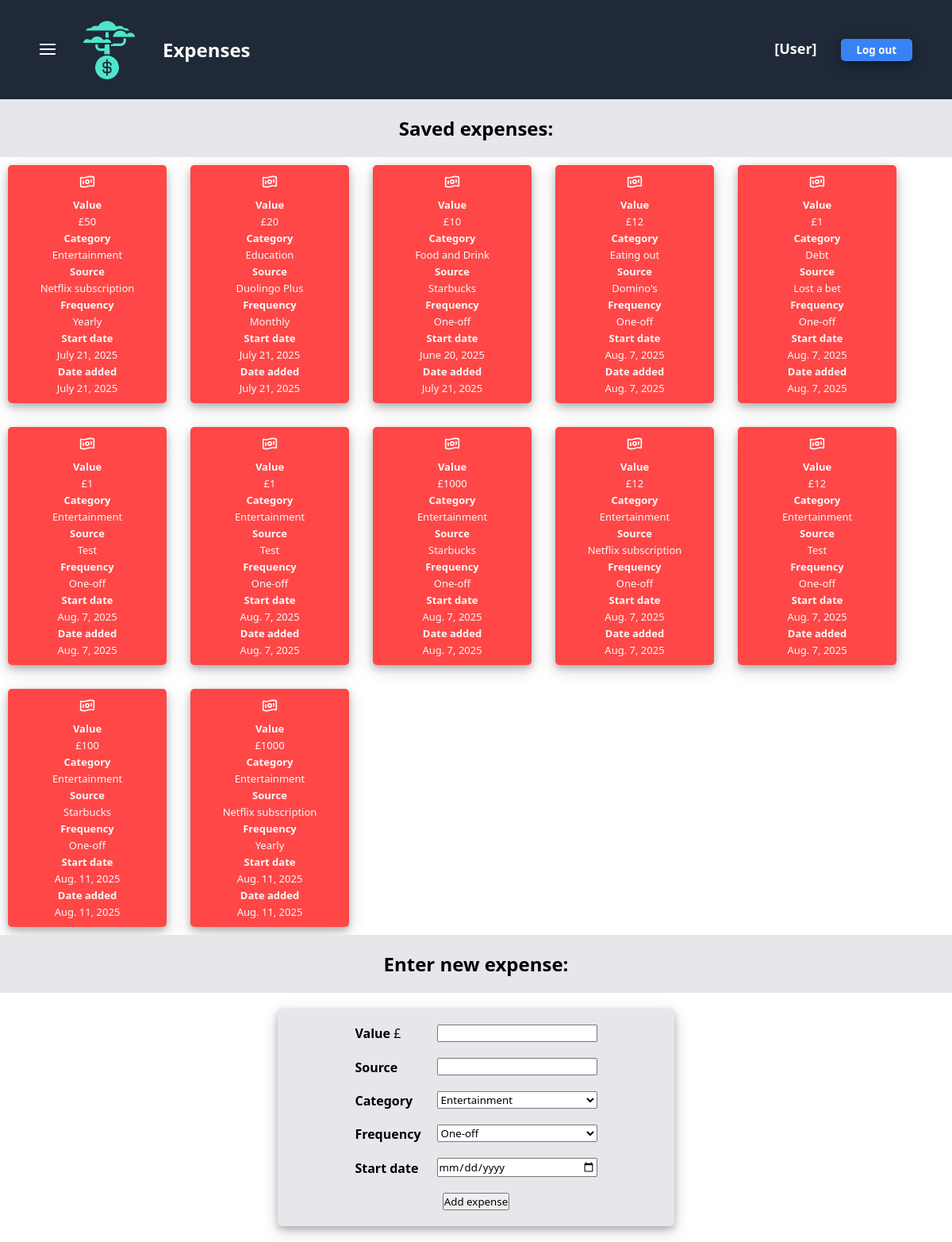
The app's page /finance/expenses/, older data.
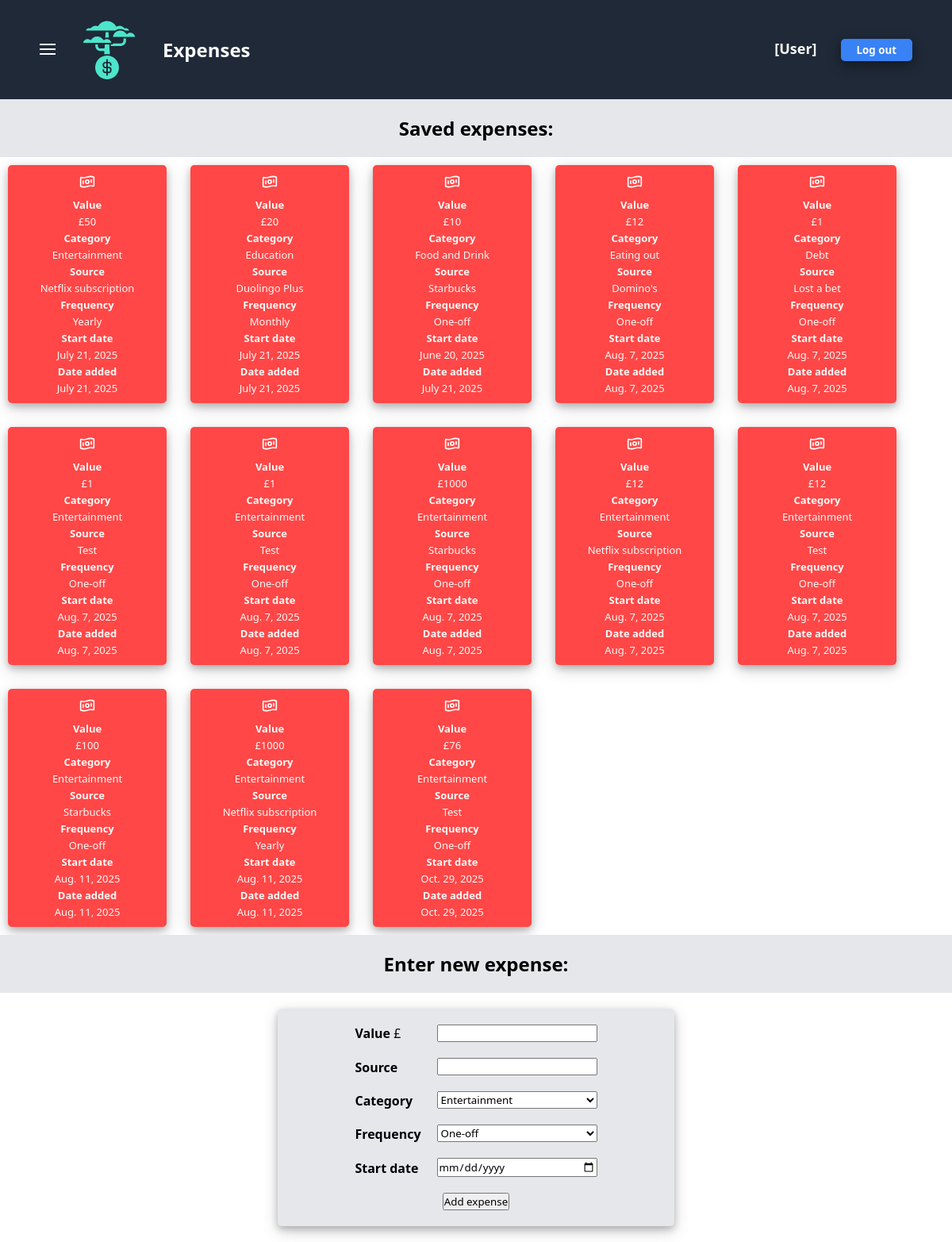
The same page, newer data.
### finance/models.py (models this page shows)
class FinancialObject(models.Model):
    user = models.ForeignKey(User, on_delete=models.CASCADE) # A single user can have many instances of income/expenses/budgets
    value = models.IntegerField(default=0)
    startDate = models.DateField(default=datetime.date.today)
    addDate = models.DateField(default=datetime.date.today)
    class Meta:
        abstract = True # Makes the "FinancialObject" class an Abstract Base Class (ABC)

class Expense(FinancialObject):
    source = models.CharField(default="N/A", max_length=200)
    category = models.CharField(default="Entertainment", max_length=200)
    frequency = models.CharField(default="Monthly", max_length=200)

### finance/views.py (the view)
# urls.py: path("expenses/", views.expenses, name="expenses"),
def expenses(request):
    message = request.GET.get("message", "")
    expenses = Expense.objects.all()
    return render(
        request,
        "finance/expenses.html",
        {
            "expenses": expenses,
            "message": message
        }
    )

### finance/templates/finance/expenses.html (shortened to what this page needs)
{% extends "finance/finance-base.html" %}
{% block header-title %}Expenses{% endblock %}
{% block finance_extra_css %}
    {% load static %}
    <link rel="stylesheet" href="{% static 'finance/expenses-style.css' %}">
{% endblock %}
{% block saved-label %}Saved expenses:{% endblock %}
{% block presence-check-and-list %}
    {% if expenses %}
        {% for i in expenses %}
            <li class="card">
                <div class="card-icon">
                </div>
                <div class="card-info">
                    <div><strong>Value</strong></div><div>£{{ i.value }}</div>
                    <div><strong>Category</strong></div><div>{{ i.category }}</div>
                    <div><strong>Source</strong></div><div>{{ i.source }}</div>
                    <div><strong>Frequency</strong></div><div>{{ i.frequency }}</div>
                    <div><strong>Start date</strong></div><div>{{ i.startDate }}</div>
                    <div><strong>Date added</strong></div><div>{{ i.addDate }}</div>
                </div>
            </li>
        {% endfor %}
    {% else %}
        <li>No expenses added yet.</li>
    {% endif %}
{% endblock %}
{% block enter-label %}Enter new expense:{% endblock %}
{% block form %}
    <form action="{% url 'finance:addExpense' %}" method="post" class="form">
        <div class="form-components">
            <div class="form-labels-and-answers">
                <div class="form-labels">
                    <label for="value"><strong>Value</strong>    £</label>
                    <label for="source"><strong>Source</strong></label>
                    <label for="category"><strong>Category</strong></label>
                    <div><strong>Frequency</strong></div>
                    <label for="startDate"><strong>Start date</strong></label>
                </div>
                <div class="form-answers">
                    <input type="text" id="value" name="value">
                    <input type="text" id="source" name="source">
                    <select id="category" name="category">
                        <option value="Entertainment">Entertainment</option>
                    </select>
                    <select id="frequency" name="frequency">
                        <option value="One-off">One-off</option>
                    </select>
                    <input type="date" id="startDate" name="startDate" value=date>
                </div>
            </div>
            <div class="submit">
                <input type="submit" value="Add expense">
            </div>
        </div>
    </form>
{% endblock %}

Row changes from the older to the newer data that the page shows:
added Expense: value "76", category "Entertainment", source "Test", frequency "One-off", startDate "Oct. 29, 2025", addDate "Oct. 29, 2025"
